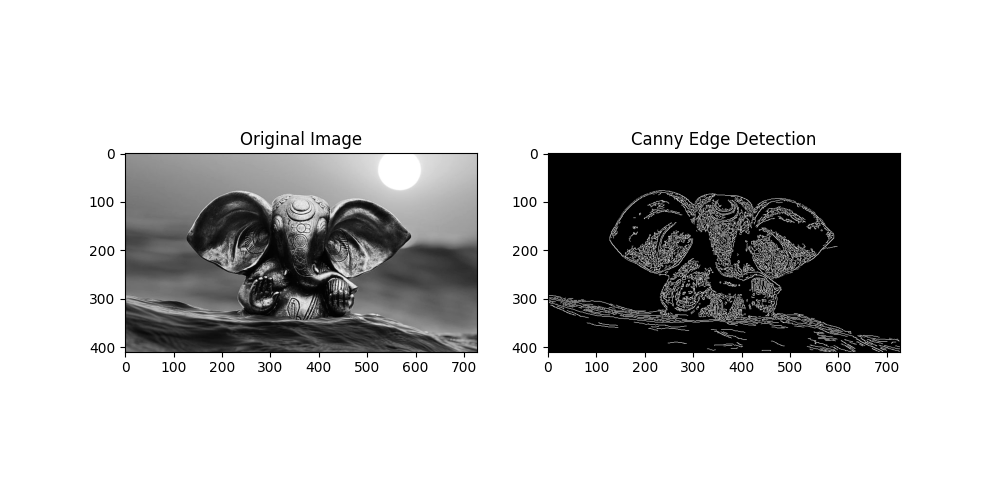

This chart was generated by the following Python code:
import cv2
import matplotlib.pyplot as plt

# Read the image in grayscale
image = cv2.imread(r"/Users/chrisnikky/Downloads/helo.jpeg", cv2.IMREAD_GRAYSCALE)

# Check if the image is loaded correctly
if image is None:
    print("Error: Could not open or find the image.")
else:
    # Apply Canny edge detection
    edges = cv2.Canny(image, 100, 200)  # 100 and 200 are the lower and upper thresholds for edge detection

    # Display the original image and the edge-detected result
    plt.figure(figsize=(10,5))

    plt.subplot(1, 2, 1)
    plt.imshow(image, cmap='gray')
    plt.title('Original Image')

    plt.subplot(1, 2, 2)
    plt.imshow(edges, cmap='gray')
    plt.title('Canny Edge Detection')

    plt.show()
